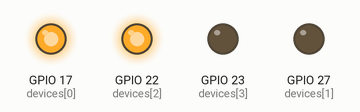
This program was run on a simulated Raspberry Pi (BCM pin numbers). On the bench: output pins drawn as LEDs (lit = HIGH). What the program prints to the terminal is not drawn.

Above: at 0.1 s.
Timing chart, 0 to 1.6 s (numbered marks = the images above):
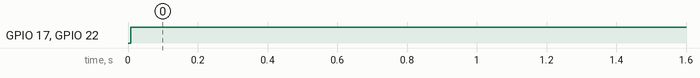

The program:

debug_gpio.py
```python
import time
import sys
import os

print("=" * 60)
print("  CHƯƠNG TRÌNH KIỂM TRA ĐIỆN ÁP TRỰC TIẾP GPIO PI 5")
print("=" * 60)

lgpio = None
gpiozero = None

# Thử import lgpio
try:
    import lgpio
except ImportError:
    pass

# Thử import gpiozero
try:
    import gpiozero
except ImportError:
    pass

h = None
devices = []

pins = [17, 27, 22, 23]

# 1. Thử dùng lgpio
if lgpio is not None:
    for chip_num in [4, 0]:
        try:
            h = lgpio.gpiochip_open(chip_num)
            for p in pins:
                lgpio.gpio_claim_output(h, p, 0)
            print(f"[OK] Đã kết nối GPIO qua lgpio (chip {chip_num})")
            break
        except Exception:
            if h is not None:
                try:
                    lgpio.gpiochip_close(h)
                except Exception:
                    pass
            h = None

# 2. Thử dùng gpiozero nếu lgpio không có
if h is None and gpiozero is not None:
    try:
        from gpiozero import DigitalOutputDevice
        devices = [DigitalOutputDevice(p) for p in pins]
        print("[OK] Đã kết nối GPIO qua gpiozero")
    except Exception as e:
        print(f"[!] Warning gpiozero: {e}")

# 3. Nếu cả 2 đều thiếu
if h is None and not devices:
    print("\n[LỖI] Chưa cài thư viện điều khiển GPIO trên Python!")
    print("Vui lòng gõ lệnh sau để cài đặt lập tức:")
    print("  sudo apt update && sudo apt install -y python3-lgpio python3-gpiozero")
    print("  HOẶC: pip install rpi-lgpio gpiozero\n")
    sys.exit(1)

print("\n---> ĐANG BẬT ĐIỆN THẾ HIGH (3.3V) LÊN TOÀN BỘ CHÂN GPIO 17, 27, 22, 23 <---")
print("Nếu đấu nối đúng & đủ nguồn, động cơ sẽ QUAY LIÊN TỤC ngay lúc này!")
print("Nhấn CTRL+C để dừng test.\n")

try:
    while True:
        if h is not None:
            # GPIO 17 (Tiến Trái ON), 27 (OFF), 22 (Tiến Phải ON), 23 (OFF)
            lgpio.gpio_write(h, 17, 1)
            lgpio.gpio_write(h, 27, 0)
            lgpio.gpio_write(h, 22, 1)
            lgpio.gpio_write(h, 23, 0)
        elif devices:
            devices[0].on()  # 17
            devices[1].off() # 27
            devices[2].on()  # 22
            devices[3].off() # 23
        time.sleep(0.5)

except KeyboardInterrupt:
    print("\n[!] Đã dừng test.")
    if h is not None:
        for p in pins:
            lgpio.gpio_write(h, p, 0)
            lgpio.gpio_free(h, p)
        lgpio.gpiochip_close(h)
    if devices:
        for d in devices:
            d.off()
            d.close()
    sys.exit(0)
```

Measured:
- by itself, GPIO 17 (devices[0]), GPIO 22 (devices[2]): LOW → HIGH at 0.01 s
